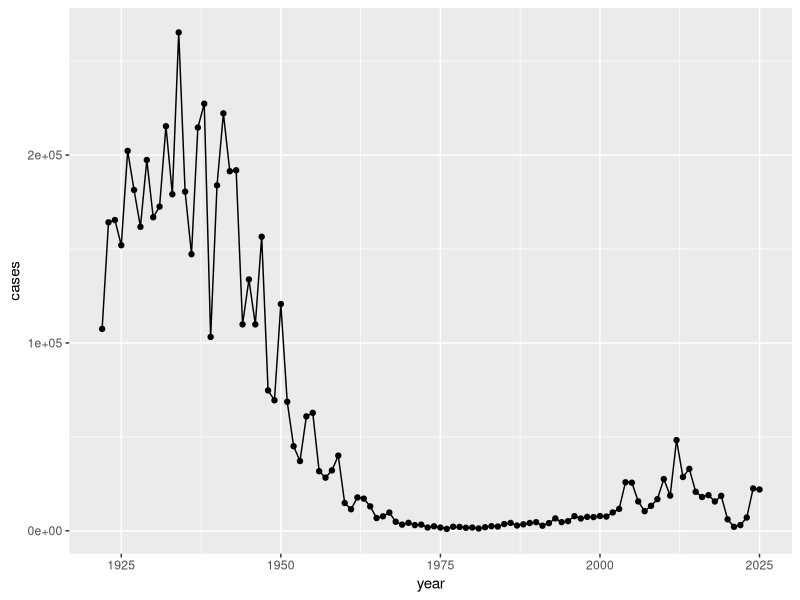
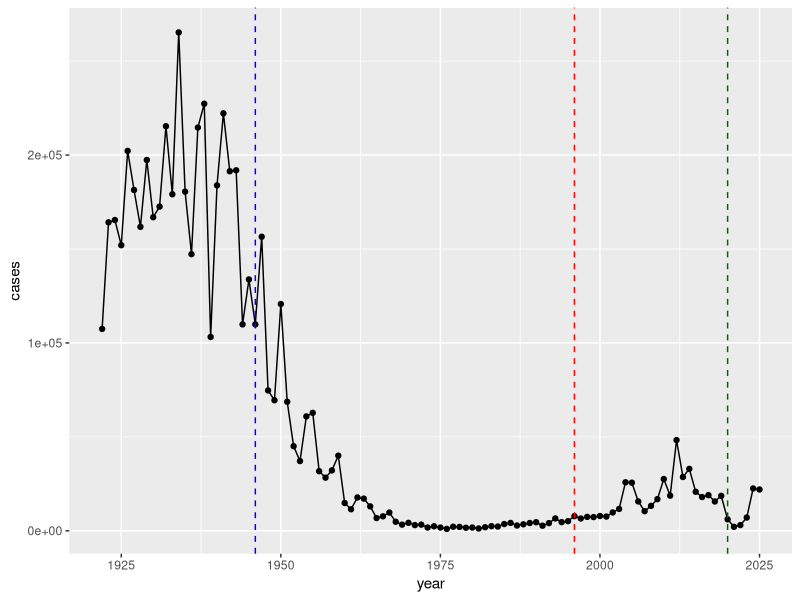

Reproduce these figures in R, in order. (Note: this script raises an error after producing the figures.)
## ---- chunk 1
cdc <- data.frame(
  year = c(
    1922L,
    1923L,
    1924L,
    1925L,
    1926L,
    1927L,
    1928L,
    1929L,
    1930L,
    1931L,
    1932L,
    1933L,
    1934L,
    1935L,
    1936L,
    1937L,
    1938L,
    1939L,
    1940L,
    1941L,
    1942L,
    1943L,
    1944L,
    1945L,
    1946L,
    1947L,
    1948L,
    1949L,
    1950L,
    1951L,
    1952L,
    1953L,
    1954L,
    1955L,
    1956L,
    1957L,
    1958L,
    1959L,
    1960L,
    1961L,
    1962L,
    1963L,
    1964L,
    1965L,
    1966L,
    1967L,
    1968L,
    1969L,
    1970L,
    1971L,
    1972L,
    1973L,
    1974L,
    1975L,
    1976L,
    1977L,
    1978L,
    1979L,
    1980L,
    1981L,
    1982L,
    1983L,
    1984L,
    1985L,
    1986L,
    1987L,
    1988L,
    1989L,
    1990L,
    1991L,
    1992L,
    1993L,
    1994L,
    1995L,
    1996L,
    1997L,
    1998L,
    1999L,
    2000L,
    2001L,
    2002L,
    2003L,
    2004L,
    2005L,
    2006L,
    2007L,
    2008L,
    2009L,
    2010L,
    2011L,
    2012L,
    2013L,
    2014L,
    2015L,
    2016L,
    2017L,
    2018L,
    2019L,
    2020L,
    2021L,
    2022L,
    2023L,
    2024L,
    2025L
  ),
  cases = c(
    107473,
    164191,
    165418,
    152003,
    202210,
    181411,
    161799,
    197371,
    166914,
    172559,
    215343,
    179135,
    265269,
    180518,
    147237,
    214652,
    227319,
    103188,
    183866,
    222202,
    191383,
    191890,
    109873,
    133792,
    109860,
    156517,
    74715,
    69479,
    120718,
    68687,
    45030,
    37129,
    60886,
    62786,
    31732,
    28295,
    32148,
    40005,
    14809,
    11468,
    17749,
    17135,
    13005,
    6799,
    7717,
    9718,
    4810,
    3285,
    4249,
    3036,
    3287,
    1759,
    2402,
    1738,
    1010,
    2177,
    2063,
    1623,
    1730,
    1248,
    1895,
    2463,
    2276,
    3589,
    4195,
    2823,
    3450,
    4157,
    4570,
    2719,
    4083,
    6586,
    4617,
    5137,
    7796,
    6564,
    7405,
    7298,
    7867,
    7580,
    9771,
    11647,
    25827,
    25616,
    15632,
    10454,
    13278,
    16858,
    27550,
    18719,
    48277,
    28639,
    32971,
    20762,
    17972,
    18975,
    15609,
    18617,
    6124,
    2116,
    3044,
    7063,
    22538,
    21996
  )
)
## ---- chunk 2
library(ggplot2)

ggplot(cdc) + 
  aes(year, cases) + 
  geom_point() + 
  geom_line()
## ---- chunk 3
library(ggplot2)

ggplot(cdc) + 
  aes(year, cases) + 
  geom_point() + 
  geom_line() + 
  geom_vline(xintercept = 1946, col="blue", lty=2) +
  geom_vline(xintercept = 1996, col="red", lty=2) + 
  geom_vline(xintercept = 2020, col="darkgreen", lty=2)
## ---- chunk 4
library(jsonlite)

subject <- read_json("https://www.cmi-pb.org/api/v5_1/subject",
                     simplifyVector = TRUE)
head(subject)
## ---- chunk 5
subject$infancy_vac
## ---- chunk 6
table(subject$infancy_vac)
## ---- chunk 7
table(subject$biological_sex)
## ---- chunk 8
table(subject$race, subject$biological_sex)
## ---- chunk 9
library(lubridate)

## What is today's date?
today()

## How many days have passed since new year 2000?
today() - ymd("2000-01-01")

## What is this in years?
time_length( today() - ymd("2000-01-01"),  "years")
## ---- chunk 10
library(dplyr)

wp <- subject %>% filter(infancy_vac == "wP")
## ---- chunk 11
wp$age <- today() - ymd(wp$year_of_birth)

mean(wp$age)
## ---- chunk 12
library(dplyr)

wp_age <- round( summary( time_length( wp$age, "years" ) ) )
## ---- chunk 13
ap <- subject %>% filter(infancy_vac == "aP")
## ---- chunk 14
ap$age <- today() - ymd(ap$year_of_birth)

mean(ap$age)
## ---- chunk 15
library(dplyr)

ap_age <- round( summary( time_length( ap$age, "years" ) ) )
## ---- chunk 16
int <- ymd(subject$date_of_boost) - ymd(subject$year_of_birth)

age_at_boost <- time_length(int, "year")
head(age_at_boost)
## ---- chunk 17
ggplot(subject) +
  aes(age_at_boost, fill=infancy_vac) +
  geom_histogram(show.legend=FALSE) +
  facet_wrap(vars(infancy_vac), nrow=2) +
  xlab("Age in years") + 
  ylab("Count")
## ---- chunk 18
x <- t.test(time_length( wp$age, "years" ),
       time_length( ap$age, "years" ))

x$p.value
## ---- chunk 19
specimen <- read_json("https://www.cmi-pb.org/api/v5_1/specimen",
                      simplifyVector = TRUE)
ab_titer <- read_json("https://www.cmi-pb.org/api/v5_1/plasma_ab_titer",
                      simplifyVector = TRUE)
## ---- chunk 20
head(specimen)
## ---- chunk 21
head(ab_titer)
## ---- chunk 22
library(dplyr)

meta <- inner_join(subject, specimen)
head(meta)
## ---- chunk 23
abdata <- inner_join(ab_titer, meta)
head(abdata)
## ---- chunk 24
table(abdata$isotype)
## ---- chunk 25
table(abdata$antigen)
## ---- chunk 26
table(abdata$dataset)
## ---- chunk 27
igg <- abdata |>
  filter(isotype=="IgG")

head(igg)
## ---- chunk 28
ggplot(igg) + 
  aes(MFI_normalised, antigen) + 
  geom_boxplot()
## ---- chunk 29
ggplot(igg) +
  aes(MFI_normalised, antigen) +
  geom_boxplot() + 
    xlim(0,75) +
  facet_wrap(vars(visit), nrow=2)
## ---- chunk 30
ggplot(igg) + 
  aes(MFI_normalised, antigen, col=infancy_vac) + 
  geom_boxplot() + 
  facet_wrap(~infancy_vac)
## ---- chunk 31
ggplot(igg) +
  aes(MFI_normalised, antigen, col=infancy_vac ) +
  geom_boxplot(show.legend = FALSE) + 
  facet_wrap(vars(visit), nrow=2) +
  xlim(0,75) +
  theme_bw()
## ---- chunk 32
igg %>% filter(visit != 8) %>%
ggplot() +
  aes(MFI_normalised, antigen, col=infancy_vac ) +
  geom_boxplot(show.legend = FALSE) + 
  xlim(0,75) +
  facet_wrap(vars(infancy_vac, visit), nrow=2)
## ---- chunk 33
filter(igg, antigen=="OVA") %>%
  ggplot() +
  aes(MFI_normalised, col=infancy_vac) +
  geom_boxplot(show.legend = FALSE) +
  facet_wrap(vars(visit)) +
  theme_bw()
## ---- chunk 34
filter(igg, antigen=="PT") %>%
  ggplot() +
  aes(MFI_normalised, col=infancy_vac) +
  geom_boxplot(show.legend = FALSE) +
  facet_wrap(vars(visit)) +
  theme_bw()
## ---- chunk 35
filter(igg, antigen=="FIM2/3") %>%
  ggplot() +
  aes(MFI_normalised, col=infancy_vac) +
  geom_boxplot(show.legend = FALSE) +
  facet_wrap(vars(visit)) +
  theme_bw()
## ---- chunk 36
## filter to 2021 dataset, IgG and PT only
ab.PT.21 <- abdata %>%
  filter(dataset == "2021_dataset",
         isotype == "IgG",
         antigen == "PT")

ggplot(ab.PT.21) +
  aes(x=planned_day_relative_to_boost,
      y=MFI_normalised,
      col=infancy_vac,
      group=subject_id) +
  geom_point(size=1) +
    geom_line(alpha=0.3) +
    geom_vline(xintercept=0, linetype="dashed") +
    geom_vline(xintercept=14, linetype="dashed") +
  geom_smooth(aes(x=planned_day_relative_to_boost, y=MFI_normalised, group = infancy_vac), method = "loess", span=0.2, se = FALSE, linewidth = 1.5) +
  labs(title="CMI-PB 2021 dataset IgG PT",
       subtitle = "Dashed lines indicate day 0 (pre-boost) and 14 (apparent peak levels)") + 
    xlab("Day Relative to Boost") + 
    ylab("Normalised MFI")
## ---- chunk 37
## filter to 2020 dataset, IgG and PT only
ab.PT.20 <- abdata %>%
  filter(dataset == "2020_dataset",
         isotype == "IgG",
         antigen == "PT")

ggplot(ab.PT.20) +
  aes(x=planned_day_relative_to_boost,
      y=MFI_normalised,
      col=infancy_vac,
      group=subject_id) +
  geom_point(size=1) +
    geom_line(alpha=0.3) +
    geom_vline(xintercept=0, linetype="dashed") +
    geom_vline(xintercept=14, linetype="dashed") +
  geom_smooth(aes(x=planned_day_relative_to_boost, y=MFI_normalised, group = infancy_vac), method = "loess", span=0.2, se = FALSE, linewidth = 1.5) +
  labs(title="CMI-PB 2020 dataset IgG PT",
       subtitle = "Dashed lines indicate day 0 (pre-boost) and 14 (apparent peak levels)") + 
    xlab("Day Relative to Boost") + 
    ylab("Normalised MFI")
## ---- chunk 38
url <- "https://www.cmi-pb.org/api/v2/rnaseq?versioned_ensembl_gene_id=eq.ENSG00000211896.7"

rna <- read_json(url, simplifyVector = TRUE) 
## ---- chunk 39
ssrna <- inner_join(rna, meta)
## ---- chunk 40
ggplot(ssrna) +
  aes(visit, tpm, group=subject_id) +
  geom_point() +
  geom_line(alpha=0.2)
## ---- chunk 41
ggplot(ssrna) +
  aes(tpm, col=infancy_vac) +
  geom_boxplot() +
  facet_wrap(vars(visit))
## ---- chunk 42
ssrna %>%  
  filter(visit==4) %>% 
  ggplot() +
    aes(tpm, col=infancy_vac) + geom_density() + 
    geom_rug() 
